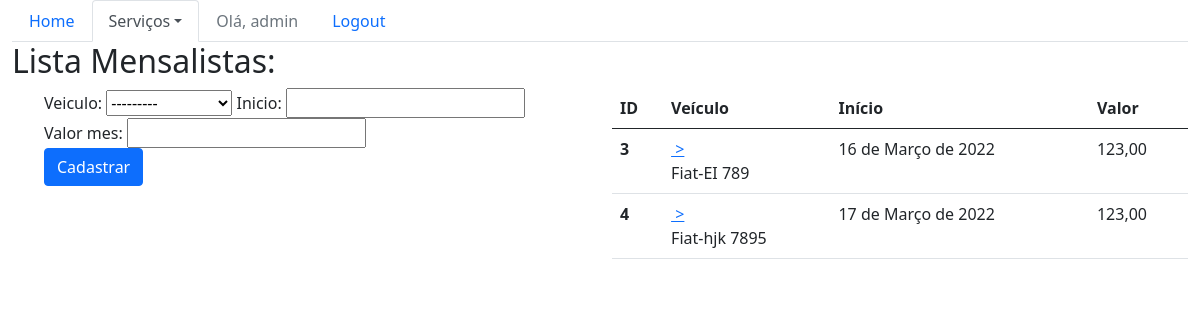
Screenshot of /sistema/mensalistas/ (signed in) with the database file from the repository.
### core/models.py (models this page shows, shortened)
class Mensalista(models.Model):
    veiculo = models.ForeignKey(Veiculo, on_delete=models.CASCADE)
    inicio = models.DateField()
    valor_mes = models.DecimalField(max_digits=5, decimal_places=2)

class Veiculo(models.Model):
    marca = models.ForeignKey(Marca, on_delete=models.CASCADE)
    proprietario = models.ForeignKey(Pessoa, on_delete=models.CASCADE)
    placa = models.CharField(max_length=20)
    cor = models.CharField(max_length=15)
    observacoes = models.TextField(max_length=200)
    def __str__(self):
        return self.marca.nome + '-' + self.placa

class Marca(models.Model):
    nome = models.CharField(max_length=50)

### core/views.py (the view)
# urls.py: path("mensalistas/", lista_mensalistas ,name='core_lista_mensalistas'),
@login_required
def lista_mensalistas(request):
    mensalistas = Mensalista.objects.all()
    form = MensalistaForm()
    return render(request, 'core/lista_mensalistas.html', {'mensalistas': mensalistas, 'form': form})

### core/forms.py
class MensalistaForm(ModelForm):
    class Meta:
        model = Mensalista
        fields= ['veiculo','inicio','valor_mes']

### core/templates/core/lista_mensalistas.html (shortened to what this page needs)
{% extends 'base.html' %}
{% load bootstrap %}
{%block menu%}
    <ul class="nav nav-tabs">
        <li class="nav-item">
          <a class="nav-link " href="{% url 'core_home' %}">Home</a>
        </li>
        <li class="nav-item dropdown">
          <a class="nav-link dropdown-toggle active" data-toggle="dropdown" href="#" role="button" aria-haspopup="true" aria-expanded="false">Serviços</a>
        </li>
        {%if user.is_authenticated %}
        <li class="nav-item ">
          <a class="nav-link disabled" href="">Olá, {{user}}</a>
        </li>
        <li class="nav-item">
          <a class="nav-link" href="{% url 'logout' %}">Logout</a>
        </li>
        {% else %}
        <li class="nav-item">
          <a class="nav-link" href="{% url 'login' %}">Login</a>
        </li>
        {% endif %}
    </ul>
{%endblock%}
{%block main%}
<div class="row">
    <div class="col-sm-12">
        <h2> Lista Mensalistas: </h2>
    </div>
</div>
<div class="row">
    <div class="col-sm-6">
        <ul>
            <form action="{% url 'core_mensalista_novo' %}" method="post">
                {{form|bootstrap}}
            <br>
                <button type="submit" class="btn btn-primary">Cadastrar</button>
            </form>
        </ul>
    </div>
    <div class="col-sm-6">
        <table class="table">
            <thead class= "thead-dark">
              <tr>
                <th scope="col">ID</th>
                <th scope="col">Veículo</th>
                <th scope="col">Início</th>
                <th scope="col">Valor</th>
              </tr>
            </thead>
            <tbody>
                {% for mensalista in mensalistas %}
              <tr>
                <th scope="row" >{{mensalista.id}}</th>
                <td ><a href="{% url 'core_mensalista_update' mensalista.id %}" style="display:block;">&nbsp;></a>{{mensalista.veiculo}}</td>
                <td>{{mensalista.inicio}}</td>
                <td>{{mensalista.valor_mes}}</td>
              </tr>
              <tr>
                {%endfor%}
            </tbody>
          </table>
    </div>
</div>
{%endblock%}

### rows the page displays
Mensalista: id "3", veiculo "Fiat-EI 789", inicio "16 de Março de 2022", valor_mes "123,00"
Mensalista: id "4", veiculo "Fiat-hjk 7895", inicio "17 de Março de 2022", valor_mes "123,00"

### other values shown
{{ user }} "admin"
